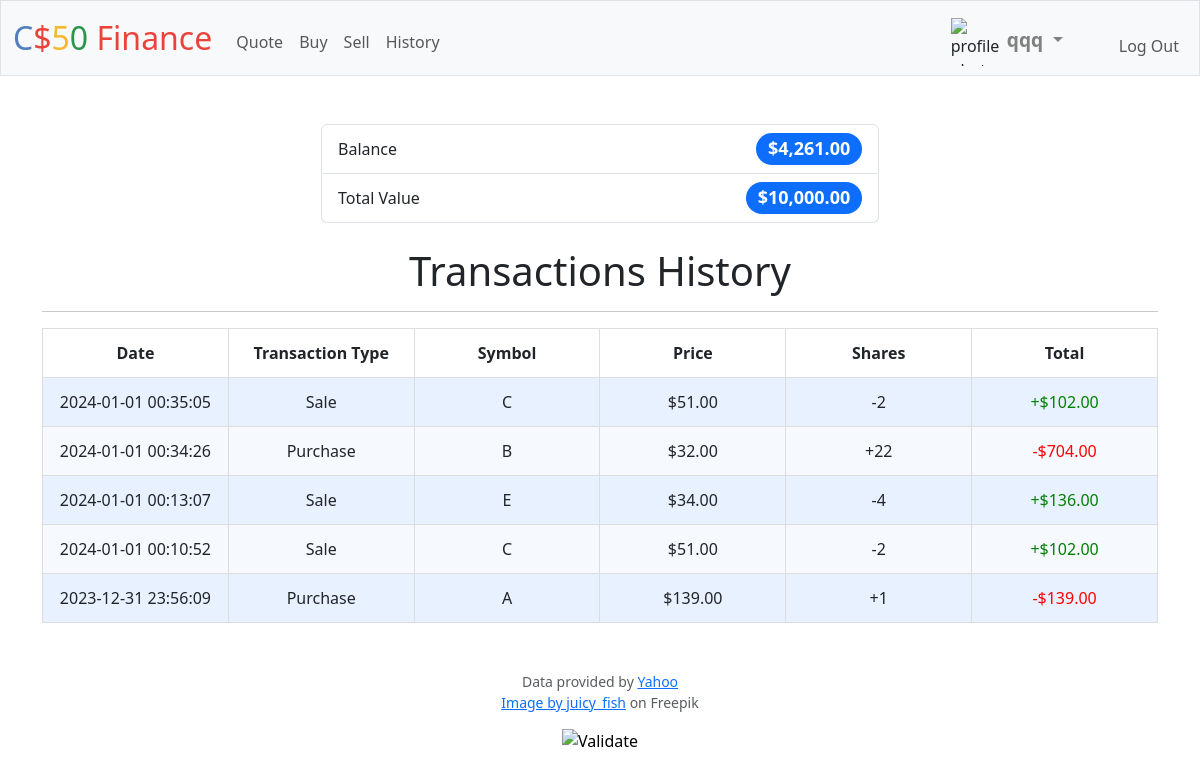
Screenshot of /history (signed in) with the database file from the repository.
### tables this page shows
CREATE TABLE users (id INTEGER PRIMARY KEY AUTOINCREMENT NOT NULL, username TEXT NOT NULL, hash TEXT NOT NULL, cash NUMERIC NOT NULL DEFAULT 10000.00);

CREATE TABLE history (
        id INTEGER PRIMARY KEY AUTOINCREMENT NOT NULL,
        user_id INTEGER NOT NULL,
        symbol TEXT NOT NULL,
        shares INTEGER NOT NULL,
        price NUMERIC NOT NULL,
        transaction_type TEXT NOT NULL,
        timestamp DATETIME DEFAULT CURRENT_TIMESTAMP,
        FOREIGN KEY (user_id) REFERENCES users(id)
    );

### app.py (the view)
@app.route("/history")
@login_required
def history():
    budget = calc_budget(db)
    total_value = calc_total(db, budget)
    rows = db.execute(
        "SELECT timestamp, transaction_type, symbol, shares, price, ROUND(shares * price, 2) AS total FROM history WHERE user_id = ? ORDER BY timestamp DESC",
        session["user_id"],
    )
    if rows:
        return render_template(
            "history.html",
            rows=rows,
            budget=usd(budget),
            total_value=usd(total_value),
        )
    elif budget:
        return render_template(
            "history.html",
            budget=budget,
            total_value=budget,
        )
    else:
        return apology("unable to read user data", 403)

### app.py (called while the page is built)
@app.after_request
def after_request(response):
    response.headers["Cache-Control"] = "no-cache, no-store, must-revalidate"
    response.headers["Expires"] = 0
    response.headers["Pragma"] = "no-cache"
    return response

### helpers.py (called while the page is built)
def login_required(f):
    @wraps(f)
    def decorated_function(*args, **kwargs):
        if session.get("user_id") is None:
            return redirect("/login")
        return f(*args, **kwargs)
    return decorated_function

def usd(value):
    return f"${value:,.2f}"

def calc_budget(db):
    cash = db.execute("SELECT cash FROM users WHERE id = (?)", session["user_id"])
    return float(cash[0]["cash"])

def calc_total(db, budget):
    result = db.execute(
        "SELECT COUNT(*) FROM stocks WHERE user_id = (?)", session["user_id"]
    )
    if result[0]["COUNT(*)"] > 0:
        total = db.execute(
            "SELECT ROUND(SUM(shares * price), 2) AS total FROM stocks WHERE user_id = ?",
            session["user_id"],
        )
        return round(float(total[0]["total"]) + budget, 2)
    else:
        return budget

### templates/history.html (shortened to what this page needs)
{% extends "layout.html" %}
{% block main %}
    <table>
        <ul class="list-group">
            <li class="list-group-item d-flex justify-content-between align-items-center">
                Balance
                <span class="badge bg-primary rounded-pill d-inline-block">{{ budget }}</span>
            </li>
            <li class="list-group-item d-flex justify-content-between align-items-center">
                Total Value
                <span class="badge bg-primary rounded-pill d-inline-block">{{ total_value }}</span>
            </li>
        </ul>
        <br>
        <h1>Transactions History</h1>
        <hr>
        <thead>
            <tr>
                <th>Date</th>
                <th>Transaction Type</th>
                <th>Symbol</th>
                <th>Price</th>
                <th>Shares</th>
                <th>Total</th>
            </tr>
        </thead>
        {% if rows %}
            <tbody>
                {% for row in rows %}
                    <tr>
                        <td>{{ row.timestamp }}</td>
                        <td>{{ row.transaction_type }}</td>
                        <td>{{ row.symbol }}</td>
                        <td>${{ '%.2f' | format(row.price) }}</td>
                        {% if row.transaction_type == "Sale" %}
                            <td>-{{ row.shares }}</td>
                            <td style="color: green">+${{ '%.2f' | format(row.total) }}</td>
                        {% elif row.transaction_type == "Purchase" %}
                            <td>+{{ row.shares }}</td>
                            <td style="color: red">-${{ '%.2f' | format(row.total) }}</td>
                        {% endif %}
                    </tr>
                {% endfor %}
            </tbody>
        {% endif %}
    </table>
{% endblock %}

### templates/layout.html (shortened to what this page needs)
<!DOCTYPE html>
<html lang="en">
    <head>
        <link href="https://cdn.jsdelivr.net/npm/bootstrap@5.3.2/dist/css/bootstrap.min.css" rel="stylesheet">
        <link href="/static/styles.css" rel="stylesheet">
    </head>
    <body>
        <nav class="bg-light border navbar navbar-expand-md navbar-light">
            <div class="container-fluid">
                <a class="navbar-brand" href="/"><span class="blue">C</span><span class="red">$</span><span class="yellow">5</span><span class="green">0</span> <span class="red">Finance</span></a>
                <div class="collapse navbar-collapse" id="navbar">
                    {% if session["user_id"] %}
                        <ul class="navbar-nav me-auto mt-2">
                            <li class="nav-item"><a class="nav-link" href="/quote">Quote</a></li>
                            <li class="nav-item"><a class="nav-link" href="/buy">Buy</a></li>
                            <li class="nav-item"><a class="nav-link" href="/sell">Sell</a></li>
                            <li class="nav-item"><a class="nav-link" href="/history">History</a></li>
                        </ul>
                        <div class="navbar-nav ms-auto mt-2">
                            <img class="nav-item" src="/static/default.png" style="width: 3rem; height: 3rem; display: flex; justify-content: flex-end;" alt="profile photo">
                            <div class="dropdown nav-item">
                                <a id="hello" class="nav-link dropdown-toggle" href="#" role="button" data-bs-toggle="dropdown" aria-expanded="false">
                                    <strong>{{ session["user_nm"] }}</strong>
                                </a>
                            </div>
                            <ul class="navbar-nav me-auto mt-2">
                                <li class="nav-item">
                                    <a class="nav-link" href="/logout">Log Out</a>
                                </li>
                            </ul>
                        </div>
                    {% else %}
                        <ul class="navbar-nav ms-auto mt-2">
                            <li class="nav-item"><a class="nav-link" href="/register">Register</a></li>
                            <li class="nav-item"><a class="nav-link" href="/login">Log In</a></li>
                        </ul>
                    {% endif %}
                </div>
            </div>
        </nav>
        <main class="container py-5 text-center">
            {% block main %}{% endblock %}
        </main>
        <footer class="mb-5">
            <p class="mb-3 small text-center text-muted">
                Data provided by <a href="https://finance.yahoo.com/">Yahoo</a>
                <br>
                <a href="https://www.freepik.com/free-vector/anonymous-avatars-grey-circles_44471922.htm#query=default%20user%20unsex%20round&position=4&from_view=search&track=ais&uuid=a0ee3fbe-b0f7-42e4-983b-c58642f39737">Image by juicy_fish</a> on Freepik
            </p>
            <form action="https://validator.w3.org/check" class="text-center" enctype="multipart/form-data" method="post" target="_blank">
                <input alt="Validate" src="/static/I_heart_validator.png" type="image">
            </form>
        </footer>
    </body>
</html>

### static/styles.css (style rules this page uses)
nav .navbar-brand { font-size: xx-large; }
nav .navbar-brand .blue { color: #537fbe; }
nav .navbar-brand .red { color: #ea433b; }
nav .navbar-brand .yellow { color: #f5b82e; }
nav .navbar-brand .green { color: #2e944b; }
table { width: 100%; margin: 0 auto; border-collapse: collapse; }
table th, table td { padding: 0.75rem; vertical-align: middle; border: 1px solid #ddd; width: 15%; }
tbody tr:nth-child(odd) { background-color: rgb(179, 208, 255, 0.3); }
tbody tr:nth-child(even) { background-color: rgb(210, 230, 255, 0.2); }
.list-group { width: 100%; align-items: center; vertical-align: middle; horizontal-align: middle; }
.dropdown-toggle { color: grey; width: 6rem; }
.list-group-item { width: 50%; }
.badge { height: 2rem; min-width: 15%; vertical-align: middle; text-align: center; font-size: large; }
#hello { font-size: 1.2rem; margin-right: 1rem; }

### rows the page displays
users: user_nm "qqq"
history: timestamp "2024-01-01 00:35:05", transaction_type "Sale", symbol "C", price "51.00", shares "2", total "102.00"
history: timestamp "2024-01-01 00:34:26", transaction_type "Purchase", symbol "B", price "32.00", shares "22", total "704.00"
history: timestamp "2024-01-01 00:13:07", transaction_type "Sale", symbol "E", price "34.00", shares "4", total "136.00"
history: timestamp "2024-01-01 00:10:52", transaction_type "Sale", symbol "C", price "51.00", shares "2", total "102.00"
history: timestamp "2023-12-31 23:56:09", transaction_type "Purchase", symbol "A", price "139.00", shares "1", total "139.00"

### other values shown
{{ budget }} "$4,261.00"
{{ total_value }} "$10,000.00"
